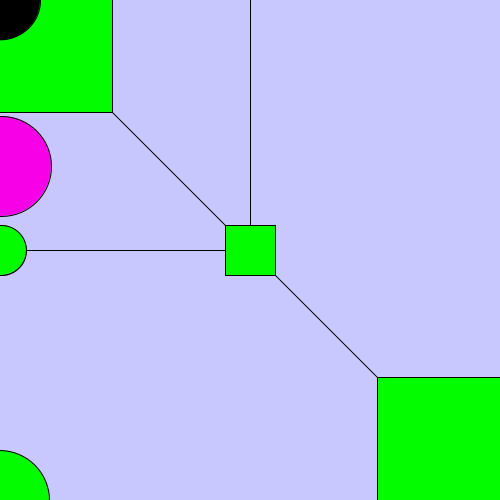
Frame 1 (no input)
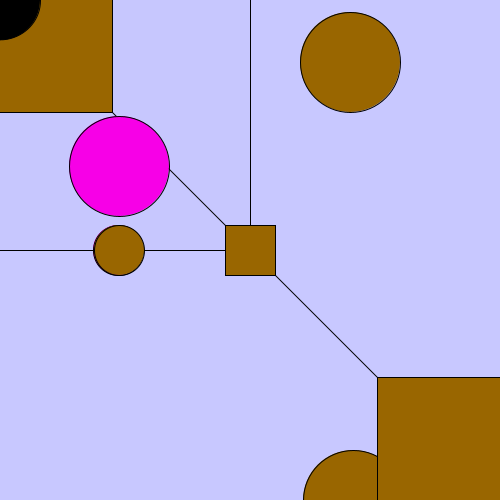
Frame 60 (the mouse pressed at the canvas centre just before this capture)
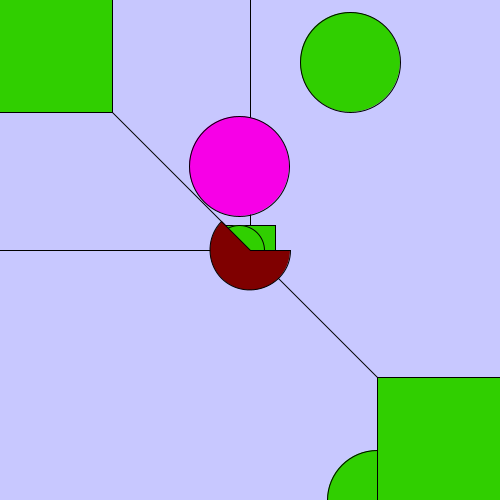
Frame 120 (the mouse held since frame 60 and released just before this capture)

The Processing sketch that drew these frames (run headless with seeded random() and noise(); from frame 60 on, the mouse is pressed at the canvas centre):

// Processing sketch: moving_shapes
// ── moving_shapes.pde
color magenta =#F700E7;
float xPosition=0;
float xDirection= 1;
color fromGreen=color (0,255,0);
color toRed= color (255,0,0);
float counter= 0;
float yPosition=0;
float yDirection=-1;


void setup (){
  size (500,500);
  rectMode(CENTER);
}
  
  void draw (){
    background (200,200,255);
  line (0,0,width,height);
  fill (0,0,0,1);
  rect (0,0,width,height);
  fill (magenta); 
  ellipse (xPosition, height/2,50,50);
  xPosition=xPosition+xDirection;
  if (xPosition<0 ||xPosition >width) {
    xDirection *=-1;
  }
  ellipse (xPosition, height/3,100,100);
  counter=counter+.01;
  if (counter >=1){
    counter=0;
  }
 
  color currentColor=lerpColor (fromGreen,toRed,counter);
  fill (currentColor);
  rect (width/2,height/2,50,50);
  ellipse (xPosition, width/2,50,50);
  xPosition=xPosition +xDirection; 
  if (xPosition<0||xPosition>width) {
    xDirection *=-2;}
    
 ellipse (yPosition, height/8, 100,100);
 yPosition=yPosition+yDirection;
 if (yPosition<0 ||yPosition>width){
   yDirection *=-3;}
   
ellipse  (yPosition, height/1, 100,100);
yPosition=yPosition +yDirection;
if (yPosition<0||yPosition >width) { yDirection *=-2;}

rect (50,50,width/4,height/4);

rect (440,440,width/4,height/4);

float redness =map(mouseX,0,width,0,255);
fill (redness,0,0);
arc (mouseX,mouseY, 80,80,0, PI+QUARTER_PI,PIE);





  }
 
